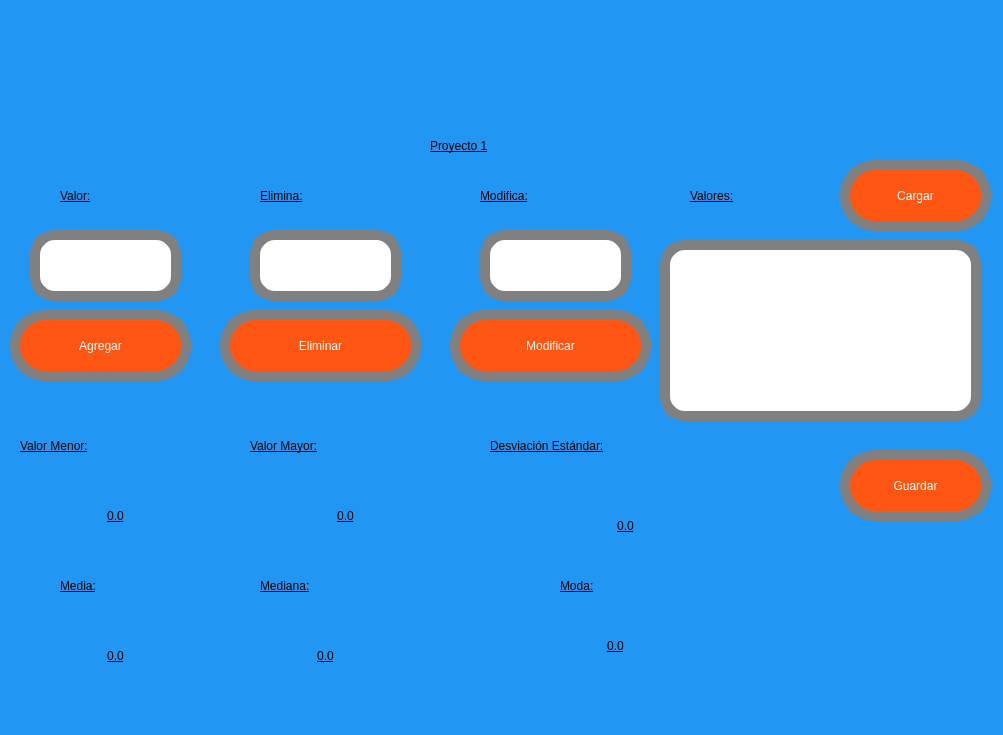
<?xml version="1.0" encoding="UTF-8"?>
<ui version="4.0">
 <class>MainWindow</class>
 <widget class="QMainWindow" name="MainWindow">
  <property name="geometry">
   <rect>
    <x>0</x>
    <y>0</y>
    <width>1003</width>
    <height>735</height>
   </rect>
  </property>
  <property name="font">
   <font>
    <pointsize>1</pointsize>
   </font>
  </property>
  <property name="windowTitle">
   <string>MainWindow</string>
  </property>
  <property name="styleSheet">
   <string notr="true">background-color:rgb(33, 150, 243)</string>
  </property>
  <widget class="QWidget" name="centralwidget">
   <widget class="QLabel" name="lbl_imagenUat">
    <property name="geometry">
     <rect>
      <x>60</x>
      <y>0</y>
      <width>331</width>
      <height>121</height>
     </rect>
    </property>
    <property name="styleSheet">
     <string notr="true"/>
    </property>
    <property name="text">
     <string/>
    </property>
    <property name="pixmap">
     <pixmap resource="../../Archivos/Recursos.qrc">:/Logos/log_uat_nuevo.png</pixmap>
    </property>
    <property name="scaledContents">
     <bool>true</bool>
    </property>
   </widget>
   <widget class="QLabel" name="lbl_imagenFi">
    <property name="geometry">
     <rect>
      <x>740</x>
      <y>0</y>
      <width>211</width>
      <height>141</height>
     </rect>
    </property>
    <property name="styleSheet">
     <string notr="true"/>
    </property>
    <property name="text">
     <string/>
    </property>
    <property name="pixmap">
     <pixmap resource="../../Archivos/Recursos.qrc">:/Logos/FIT_logo_vertical.png</pixmap>
    </property>
    <property name="scaledContents">
     <bool>true</bool>
    </property>
   </widget>
   <widget class="QLabel" name="lbl_imagenGatos">
    <property name="geometry">
     <rect>
      <x>700</x>
      <y>510</y>
      <width>311</width>
      <height>171</height>
     </rect>
    </property>
    <property name="styleSheet">
     <string notr="true"/>
    </property>
    <property name="text">
     <string/>
    </property>
    <property name="pixmap">
     <pixmap resource="../../Archivos/Recursos.qrc">:/Images/Gatos.png</pixmap>
    </property>
    <property name="scaledContents">
     <bool>true</bool>
    </property>
   </widget>
   <widget class="QPushButton" name="btn_Guardar">
    <property name="geometry">
     <rect>
      <x>10</x>
      <y>310</y>
      <width>181</width>
      <height>71</height>
     </rect>
    </property>
    <property name="styleSheet">
     <string notr="true">background-color:rgb(255, 86, 19);
font: 20pt &quot;Forte&quot;;
color:rgb(255, 255, 255);
border-radius:35px;
border:10px solid grey;
</string>
    </property>
    <property name="text">
     <string>Agregar</string>
    </property>
   </widget>
   <widget class="QLabel" name="lbl_Modifica">
    <property name="geometry">
     <rect>
      <x>480</x>
      <y>170</y>
      <width>161</width>
      <height>51</height>
     </rect>
    </property>
    <property name="styleSheet">
     <string notr="true">
text-decoration: underline;
font: 20pt &quot;Forte&quot;;
color:rgb(0, 0, 0)
</string>
    </property>
    <property name="text">
     <string>Modifica:</string>
    </property>
   </widget>
   <widget class="QLabel" name="lbl_DesEst">
    <property name="geometry">
     <rect>
      <x>490</x>
      <y>420</y>
      <width>311</width>
      <height>51</height>
     </rect>
    </property>
    <property name="styleSheet">
     <string notr="true">
text-decoration: underline;
font: 20pt &quot;Forte&quot;;
color:rgb(0, 0, 0)
</string>
    </property>
    <property name="text">
     <string>Desviación Estándar:</string>
    </property>
   </widget>
   <widget class="QLabel" name="lbl_VMenor">
    <property name="geometry">
     <rect>
      <x>20</x>
      <y>420</y>
      <width>201</width>
      <height>51</height>
     </rect>
    </property>
    <property name="styleSheet">
     <string notr="true">
text-decoration: underline;
font: 20pt &quot;Forte&quot;;
color:rgb(0, 0, 0)
</string>
    </property>
    <property name="text">
     <string>Valor Menor:</string>
    </property>
   </widget>
   <widget class="QPushButton" name="btn_Modificar">
    <property name="geometry">
     <rect>
      <x>450</x>
      <y>310</y>
      <width>201</width>
      <height>71</height>
     </rect>
    </property>
    <property name="styleSheet">
     <string notr="true">background-color:rgb(255, 86, 19);
font: 20pt &quot;Forte&quot;;
color:rgb(255, 255, 255);
border-radius:35px;
border:10px solid grey;
</string>
    </property>
    <property name="text">
     <string>Modificar</string>
    </property>
   </widget>
   <widget class="QLabel" name="lbl_VMe">
    <property name="geometry">
     <rect>
      <x>60</x>
      <y>490</y>
      <width>111</width>
      <height>51</height>
     </rect>
    </property>
    <property name="styleSheet">
     <string notr="true">
text-decoration: underline;
font: 20pt &quot;Forte&quot;;
color:rgb(0, 0, 0)
</string>
    </property>
    <property name="text">
     <string>0.0</string>
    </property>
    <property name="alignment">
     <set>Qt::AlignCenter</set>
    </property>
   </widget>
   <widget class="QLabel" name="lbl_Mediana_2">
    <property name="geometry">
     <rect>
      <x>270</x>
      <y>630</y>
      <width>111</width>
      <height>51</height>
     </rect>
    </property>
    <property name="styleSheet">
     <string notr="true">
text-decoration: underline;
font: 20pt &quot;Forte&quot;;
color:rgb(0, 0, 0)
</string>
    </property>
    <property name="text">
     <string>0.0</string>
    </property>
    <property name="alignment">
     <set>Qt::AlignCenter</set>
    </property>
   </widget>
   <widget class="QLabel" name="lbl_VMayor">
    <property name="geometry">
     <rect>
      <x>250</x>
      <y>420</y>
      <width>201</width>
      <height>51</height>
     </rect>
    </property>
    <property name="styleSheet">
     <string notr="true">
text-decoration: underline;
font: 20pt &quot;Forte&quot;;
color:rgb(0, 0, 0)
</string>
    </property>
    <property name="text">
     <string>Valor Mayor:</string>
    </property>
   </widget>
   <widget class="QLabel" name="lbl_Elimina">
    <property name="geometry">
     <rect>
      <x>260</x>
      <y>170</y>
      <width>131</width>
      <height>51</height>
     </rect>
    </property>
    <property name="styleSheet">
     <string notr="true">
text-decoration: underline;
font: 20pt &quot;Forte&quot;;
color:rgb(0, 0, 0)
</string>
    </property>
    <property name="text">
     <string>Elimina:</string>
    </property>
   </widget>
   <widget class="QLineEdit" name="txt_Valor">
    <property name="geometry">
     <rect>
      <x>30</x>
      <y>230</y>
      <width>151</width>
      <height>71</height>
     </rect>
    </property>
    <property name="contextMenuPolicy">
     <enum>Qt::PreventContextMenu</enum>
    </property>
    <property name="whatsThis">
     <string/>
    </property>
    <property name="styleSheet">
     <string notr="true">background-color:rgb(255, 255, 255);
color:rgb(0, 0, 0);
border-radius:25px;
border:10px solid grey;
font: 75 16pt &quot;MS Shell Dlg 2&quot;;
</string>
    </property>
    <property name="text">
     <string/>
    </property>
    <property name="maxLength">
     <number>32774</number>
    </property>
    <property name="cursorPosition">
     <number>0</number>
    </property>
    <property name="dragEnabled">
     <bool>false</bool>
    </property>
    <property name="readOnly">
     <bool>false</bool>
    </property>
    <property name="clearButtonEnabled">
     <bool>false</bool>
    </property>
   </widget>
   <widget class="QLineEdit" name="txt_Elimina">
    <property name="geometry">
     <rect>
      <x>250</x>
      <y>230</y>
      <width>151</width>
      <height>71</height>
     </rect>
    </property>
    <property name="contextMenuPolicy">
     <enum>Qt::PreventContextMenu</enum>
    </property>
    <property name="whatsThis">
     <string/>
    </property>
    <property name="styleSheet">
     <string notr="true">background-color:rgb(255, 255, 255);
color:rgb(0, 0, 0);
border-radius:25px;
border:10px solid grey;
font: 75 16pt &quot;MS Shell Dlg 2&quot;;
</string>
    </property>
    <property name="text">
     <string/>
    </property>
    <property name="maxLength">
     <number>32774</number>
    </property>
    <property name="cursorPosition">
     <number>0</number>
    </property>
    <property name="dragEnabled">
     <bool>false</bool>
    </property>
    <property name="readOnly">
     <bool>false</bool>
    </property>
    <property name="clearButtonEnabled">
     <bool>false</bool>
    </property>
   </widget>
   <widget class="QLabel" name="lbl_DE">
    <property name="geometry">
     <rect>
      <x>570</x>
      <y>500</y>
      <width>111</width>
      <height>51</height>
     </rect>
    </property>
    <property name="styleSheet">
     <string notr="true">
text-decoration: underline;
font: 20pt &quot;Forte&quot;;
color:rgb(0, 0, 0)
</string>
    </property>
    <property name="text">
     <string>0.0</string>
    </property>
    <property name="alignment">
     <set>Qt::AlignCenter</set>
    </property>
   </widget>
   <widget class="QPushButton" name="btn_Cargar">
    <property name="geometry">
     <rect>
      <x>840</x>
      <y>160</y>
      <width>151</width>
      <height>71</height>
     </rect>
    </property>
    <property name="styleSheet">
     <string notr="true">background-color:rgb(255, 86, 19);
font: 20pt &quot;Forte&quot;;
color:rgb(255, 255, 255);
border-radius:35px;
border:10px solid grey;
</string>
    </property>
    <property name="text">
     <string>Cargar</string>
    </property>
   </widget>
   <widget class="QLabel" name="lbl_Titulo">
    <property name="geometry">
     <rect>
      <x>430</x>
      <y>120</y>
      <width>171</width>
      <height>51</height>
     </rect>
    </property>
    <property name="styleSheet">
     <string notr="true">
text-decoration: underline;
font: 20pt &quot;Forte&quot;;
color:rgb(0, 0, 0)
</string>
    </property>
    <property name="text">
     <string>Proyecto 1</string>
    </property>
   </widget>
   <widget class="QLineEdit" name="txt_Valores">
    <property name="geometry">
     <rect>
      <x>660</x>
      <y>240</y>
      <width>321</width>
      <height>181</height>
     </rect>
    </property>
    <property name="contextMenuPolicy">
     <enum>Qt::PreventContextMenu</enum>
    </property>
    <property name="whatsThis">
     <string/>
    </property>
    <property name="styleSheet">
     <string notr="true">background-color:rgb(255, 255, 255);
color:rgb(0, 0, 0);
border-radius:25px;
border:10px solid grey;
font: 75 16pt &quot;MS Shell Dlg 2&quot;;
</string>
    </property>
    <property name="text">
     <string/>
    </property>
    <property name="maxLength">
     <number>32774</number>
    </property>
    <property name="frame">
     <bool>true</bool>
    </property>
    <property name="cursorPosition">
     <number>0</number>
    </property>
    <property name="alignment">
     <set>Qt::AlignLeading|Qt::AlignLeft|Qt::AlignTop</set>
    </property>
    <property name="dragEnabled">
     <bool>false</bool>
    </property>
    <property name="readOnly">
     <bool>false</bool>
    </property>
    <property name="clearButtonEnabled">
     <bool>false</bool>
    </property>
   </widget>
   <widget class="QLabel" name="lbl_Mediana">
    <property name="geometry">
     <rect>
      <x>260</x>
      <y>560</y>
      <width>161</width>
      <height>51</height>
     </rect>
    </property>
    <property name="styleSheet">
     <string notr="true">
text-decoration: underline;
font: 20pt &quot;Forte&quot;;
color:rgb(0, 0, 0)
</string>
    </property>
    <property name="text">
     <string>Mediana:</string>
    </property>
   </widget>
   <widget class="QLabel" name="lbl_Valores">
    <property name="geometry">
     <rect>
      <x>690</x>
      <y>170</y>
      <width>141</width>
      <height>51</height>
     </rect>
    </property>
    <property name="styleSheet">
     <string notr="true">
text-decoration: underline;
font: 20pt &quot;Forte&quot;;
color:rgb(0, 0, 0)
</string>
    </property>
    <property name="text">
     <string>Valores:</string>
    </property>
   </widget>
   <widget class="QLabel" name="lbl_Media_2">
    <property name="geometry">
     <rect>
      <x>60</x>
      <y>630</y>
      <width>111</width>
      <height>51</height>
     </rect>
    </property>
    <property name="styleSheet">
     <string notr="true">
text-decoration: underline;
font: 20pt &quot;Forte&quot;;
color:rgb(0, 0, 0)
</string>
    </property>
    <property name="text">
     <string>0.0</string>
    </property>
    <property name="alignment">
     <set>Qt::AlignCenter</set>
    </property>
   </widget>
   <widget class="QLabel" name="lbl_Media">
    <property name="geometry">
     <rect>
      <x>60</x>
      <y>560</y>
      <width>111</width>
      <height>51</height>
     </rect>
    </property>
    <property name="styleSheet">
     <string notr="true">
text-decoration: underline;
font: 20pt &quot;Forte&quot;;
color:rgb(0, 0, 0)
</string>
    </property>
    <property name="text">
     <string>Media:</string>
    </property>
   </widget>
   <widget class="QLineEdit" name="txt_Modifica">
    <property name="geometry">
     <rect>
      <x>480</x>
      <y>230</y>
      <width>151</width>
      <height>71</height>
     </rect>
    </property>
    <property name="contextMenuPolicy">
     <enum>Qt::PreventContextMenu</enum>
    </property>
    <property name="whatsThis">
     <string/>
    </property>
    <property name="styleSheet">
     <string notr="true">background-color:rgb(255, 255, 255);
color:rgb(0, 0, 0);
border-radius:25px;
border:10px solid grey;
font: 75 16pt &quot;MS Shell Dlg 2&quot;;
</string>
    </property>
    <property name="text">
     <string/>
    </property>
    <property name="maxLength">
     <number>32774</number>
    </property>
    <property name="cursorPosition">
     <number>0</number>
    </property>
    <property name="dragEnabled">
     <bool>false</bool>
    </property>
    <property name="readOnly">
     <bool>false</bool>
    </property>
    <property name="clearButtonEnabled">
     <bool>false</bool>
    </property>
   </widget>
   <widget class="QPushButton" name="btn_Eliminar">
    <property name="geometry">
     <rect>
      <x>220</x>
      <y>310</y>
      <width>201</width>
      <height>71</height>
     </rect>
    </property>
    <property name="styleSheet">
     <string notr="true">background-color:rgb(255, 86, 19);
font: 20pt &quot;Forte&quot;;
color:rgb(255, 255, 255);
border-radius:35px;
border:10px solid grey;
</string>
    </property>
    <property name="text">
     <string>Eliminar</string>
    </property>
   </widget>
   <widget class="QLabel" name="lbl_Moda_2">
    <property name="geometry">
     <rect>
      <x>560</x>
      <y>620</y>
      <width>111</width>
      <height>51</height>
     </rect>
    </property>
    <property name="styleSheet">
     <string notr="true">
text-decoration: underline;
font: 20pt &quot;Forte&quot;;
color:rgb(0, 0, 0)
</string>
    </property>
    <property name="text">
     <string>0.0</string>
    </property>
    <property name="alignment">
     <set>Qt::AlignCenter</set>
    </property>
   </widget>
   <widget class="QLabel" name="lbl_Valor">
    <property name="geometry">
     <rect>
      <x>60</x>
      <y>170</y>
      <width>101</width>
      <height>51</height>
     </rect>
    </property>
    <property name="styleSheet">
     <string notr="true">
text-decoration: underline;
font: 20pt &quot;Forte&quot;;
color:rgb(0, 0, 0)
</string>
    </property>
    <property name="text">
     <string>Valor:</string>
    </property>
   </widget>
   <widget class="QLabel" name="lbl_Moda">
    <property name="geometry">
     <rect>
      <x>560</x>
      <y>560</y>
      <width>121</width>
      <height>51</height>
     </rect>
    </property>
    <property name="styleSheet">
     <string notr="true">
text-decoration: underline;
font: 20pt &quot;Forte&quot;;
color:rgb(0, 0, 0)
</string>
    </property>
    <property name="text">
     <string>Moda:</string>
    </property>
   </widget>
   <widget class="QLabel" name="lbl_VMa">
    <property name="geometry">
     <rect>
      <x>290</x>
      <y>490</y>
      <width>111</width>
      <height>51</height>
     </rect>
    </property>
    <property name="styleSheet">
     <string notr="true">
text-decoration: underline;
font: 20pt &quot;Forte&quot;;
color:rgb(0, 0, 0)
</string>
    </property>
    <property name="text">
     <string>0.0</string>
    </property>
    <property name="alignment">
     <set>Qt::AlignCenter</set>
    </property>
   </widget>
   <widget class="QPushButton" name="btn_Save">
    <property name="geometry">
     <rect>
      <x>840</x>
      <y>450</y>
      <width>151</width>
      <height>71</height>
     </rect>
    </property>
    <property name="styleSheet">
     <string notr="true">background-color:rgb(255, 86, 19);
font: 20pt &quot;Forte&quot;;
color:rgb(255, 255, 255);
border-radius:35px;
border:10px solid grey;
</string>
    </property>
    <property name="text">
     <string>Guardar</string>
    </property>
   </widget>
  </widget>
  <widget class="QMenuBar" name="menubar">
   <property name="geometry">
    <rect>
     <x>0</x>
     <y>0</y>
     <width>1003</width>
     <height>26</height>
    </rect>
   </property>
  </widget>
  <widget class="QStatusBar" name="statusbar"/>
 </widget>
 <resources>
  <include location="../../Archivos/Recursos.qrc"/>
  <include location="../../Archivos/Recursos.qrc"/>
  <include location="../../Archivos/Recursos.qrc"/>
 </resources>
 <connections/>
</ui>
